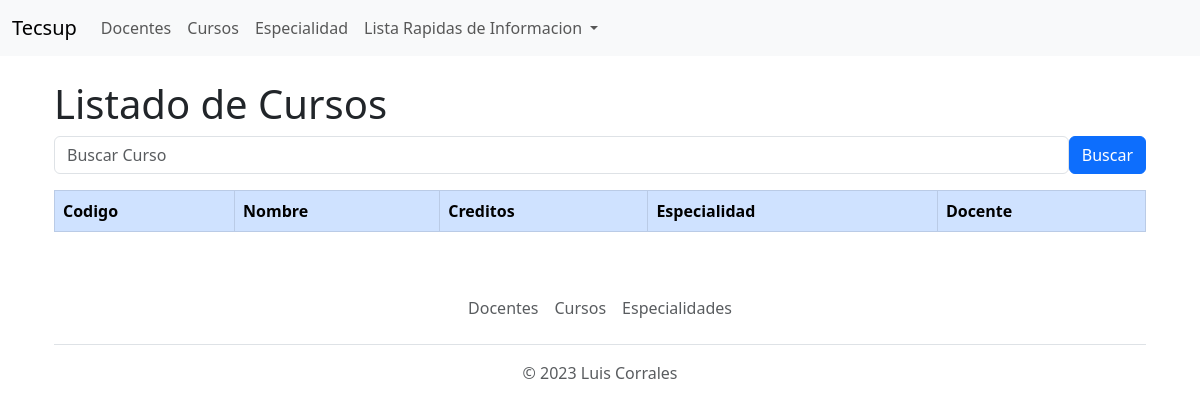
The page /listacursos (signed in) on the database as committed earlier.
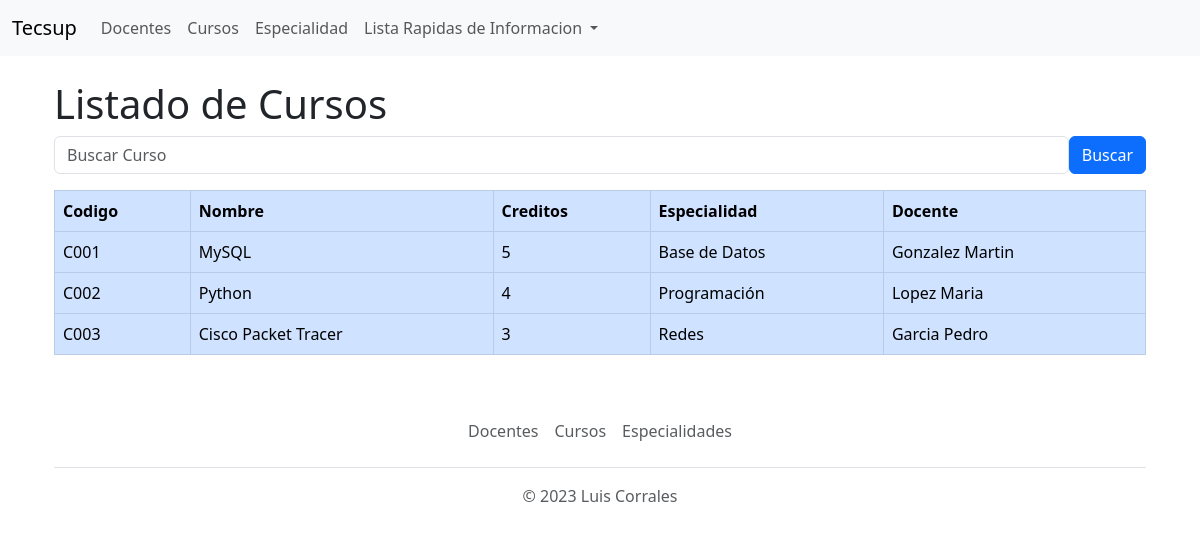
The same page on the database as committed later.
### Aplicaciones/Academico/models.py (models this page shows, shortened)
class Curso(models.Model):
    codigo = models.CharField(primary_key=True, max_length=6)
    nombre = models.CharField(max_length=50)
    creditos = models.PositiveIntegerField()
    especialidad = models.ForeignKey(Especialidad, on_delete=models.CASCADE)
    docente = models.ForeignKey(Docente, on_delete=models.CASCADE)

class Especialidad(models.Model):
    idEspecialidad = models.CharField(primary_key=True, max_length=6)
    nombre = models.CharField(max_length=50)
    descripcion = models.CharField(max_length=200)
    def __str__(self):
        return self.nombre

class Docente(models.Model):
    idDocente = models.CharField(primary_key=True, max_length=6)
    apellido = models.CharField(max_length=50)
    nombre = models.CharField(max_length=50)
    fingreso = models.DateField()
    dni = models.CharField(max_length=8)
    telefono = models.CharField(max_length=9)
    def __str__(self):
        return self.apellido + ' ' + self.nombre

### Aplicaciones/Academico/views.py (the view)
# urls.py: path('listacursos', views.listacursos, name='listacursos'),
@login_required(login_url='Academico:login')
def listacursos (request):
    cursosListado = Curso.objects.all()
    context = {'cursos': cursosListado}
    return render(request, 'ListaCursos.html', context)

### Aplicaciones/Academico/Templates/ListaCursos.html (shortened to what this page needs)
{%extends 'base.html'%}
{%block body%}
<div class="container">
    <div class="row">
        <div class="col-md-12">
            <h1>Listado de Cursos</h1>
            <div class = "row">
                <div class = "col-md-12">
                    <form action="/buscarcurso" method="post">
                        <div class="d-flex justify-content-between align-items-end">
                            <input type="text" name="cursobuscado" class="form-control" placeholder="Buscar Curso">
                            <input type="submit" value="Buscar" class="btn btn-primary">
                        </div>
                    </form>
                </div>
            <div class = "table-respnsive py2 mt-3">
                <table class="table table-hover table-bordered table-primary">
                    <thead>
                        <tr>
                            <th>Codigo</th>
                            <th>Nombre</th>
                            <th>Creditos</th>
                            <th>Especialidad</th>
                            <th>Docente</th>
                        </tr>
                    </thead>
                    <tbody>
                        {%for curso in cursos%}
                            <tr>
                                <td>{{curso.codigo}}</td>
                                <td>{{curso.nombre}}</td>
                                <td>{{curso.creditos}}</td>
                                <td>{{curso.especialidad}}</td>
                                <td>{{curso.docente}}</td>
                            </tr>
                        {%endfor%}
                    </tbody>
                </table>
            </div>
        </div>
    </div>
</div>
{%endblock%}

### Aplicaciones/Academico/Templates/base.html (shortened to what this page needs)
<!DOCTYPE html>
<html lang="en">
<head>
    <link href="https://cdn.jsdelivr.net/npm/bootstrap@5.3.0/dist/css/bootstrap.min.css" rel="stylesheet">
</head>
<body>
<nav class="navbar navbar-expand-lg bg-body-tertiary">
  <div class="container-fluid">
    <a class="navbar-brand" href="#">Tecsup</a>
    <div class="collapse navbar-collapse" id="navbarSupportedContent">
      <ul class="navbar-nav me-auto mb-2 mb-lg-0">
        <li class="nav-item">
          <a class="nav-link" href="{% url 'Academico:docentes' %}">
            Docentes
          </a>
        </li>
        <li class="nav-item">
          <a class="nav-link" href="{% url 'Academico:home' %}">
            Cursos
          </a>
        </li>
        <li class="nav-item">
          <a class="nav-link" href="{% url 'Academico:especialidades' %}">
            Especialidad
          </a>
        </li>
        <li class="nav-item dropdown">
          <a class="nav-link dropdown-toggle" href="#" role="button" data-bs-toggle="dropdown" aria-expanded="false">
            Lista Rapidas de Informacion
          </a>
        </li>
      </ul>
    </div>
  </div>
</nav>
<div class = "container py-4">
{% block body %}
{% endblock %}
</div>
<div class="container">
  <footer class="py-3 my-4">
    <ul class="nav justify-content-center border-bottom pb-3 mb-3">
      <li class="nav-item"><a href="{% url 'Academico:docentes' %}" class="nav-link px-2 text-muted">Docentes</a></li>
      <li class="nav-item"><a href="{% url 'Academico:home' %}" class="nav-link px-2 text-muted">Cursos</a></li>
      <li class="nav-item"><a href="{% url 'Academico:especialidades' %}" class="nav-link px-2 text-muted">Especialidades</a></li>
    </ul>
    <p class="text-center text-muted">&copy; 2023 Luis Corrales</p>
  </footer>
</div>
</body>
</html>

Rows that differ between the two databases and show on the page:
added Curso: codigo "C001", nombre "MySQL", creditos "5", especialidad "Base de Datos", docente "Gonzalez Martin"
added Curso: codigo "C002", nombre "Python", creditos "4", especialidad "Programación", docente "Lopez Maria"
added Curso: codigo "C003", nombre "Cisco Packet Tracer", creditos "3", especialidad "Redes", docente "Garcia Pedro"
